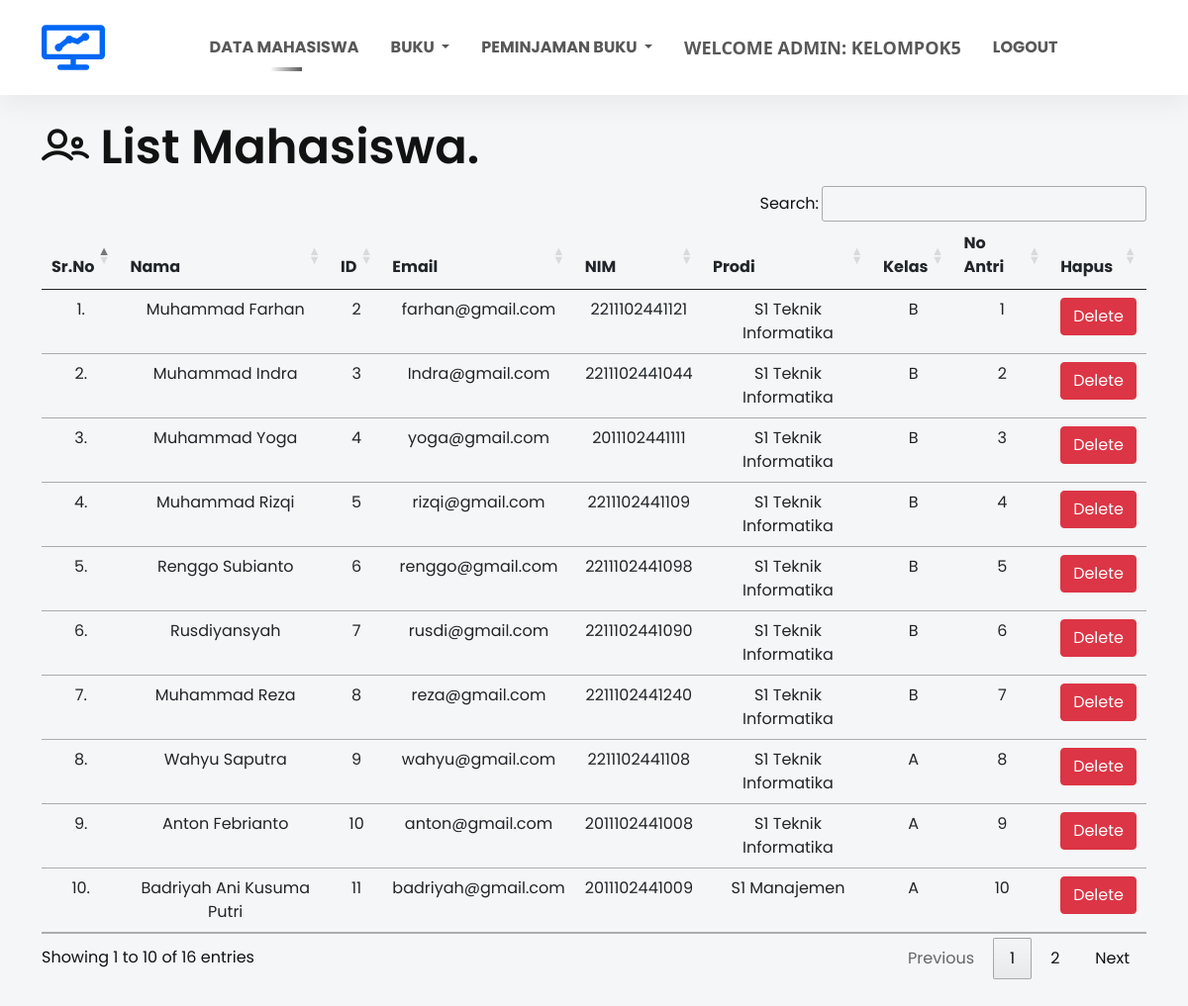
The app's page /list_mahasiswa/ (signed in) with its own data.
### sistem_perpus/models.py (models this page shows, shortened)
class Mahasiswa(models.Model):
    user = models.OneToOneField(User, on_delete=models.CASCADE)
    nim = models.CharField(max_length=13, blank=True, unique=True)
    kelas = models.CharField(max_length=10)
    jurusan = models.CharField(max_length=200)
    no_antri = models.CharField(max_length=3, blank=True)
    image = models.ImageField(upload_to="", blank=True)

### sistem_perpus/views.py (the view)
# urls.py: path("list_mahasiswa/", list_mahasiswa, name="list_mahasiswa"),
@login_required(login_url = '/admin_login')
def list_mahasiswa(request):
    template_name = "list_mahasiswa.html"
    list_mahasiswa = Mahasiswa.objects.all()
    context = {
        'list_mahasiswa':list_mahasiswa
    }
    return render(request, template_name, context)

### templates/list_mahasiswa.html (shortened to what this page needs)
{% extends 'admin_navbar.html' %}
{% load static %}
{% block body %}
<section id="contact" class="contact-area">
    <div class="container">
        <div class="row">
            <div class="col-lg-12">
                <h1 class="contact-title pb-10"><i class="lni lni-users"></i> List <span>Mahasiswa.</span></h1>
                    <table class="table table-hover" id="example">
                        <thead>
                            <tr class="text-center">
                                <th>Sr.No</th>
                                <th>Nama</th>
                                <th>ID</th>
                                <th>Email</th>
                                <th>NIM</th>
                                <th>Prodi</th>
                                <th>Kelas</th>
                                <th>No Antri</th>
                                <th>Hapus</th>
                            </tr>
                        </thead>
                        <tbody>
                            {% for mahasiswa in list_mahasiswa %}
                            <tr class="text-center">
                                <td>{{forloop.counter}}.</td>
                                <td>{{mahasiswa.user.get_full_name}}</td>
                                <td>{{mahasiswa.user.id}}</td>
                                <td>{{mahasiswa.user.email}}</td>
                                <td>{{mahasiswa.nim}}</td>
                                <td>{{mahasiswa.jurusan}}</td>
                                <td>{{mahasiswa.kelas}}</td>
                                <td>{{mahasiswa.no_antri}}</td>
                                <td><a href="/delete_mahasiswa/{{mahasiswa.id}}/" class="btn btn-danger" onclick="return confirm('Apakah Anda yakin ingin menghapus Mahasiswa ini?')">Delete</a></td>
                            </tr>
                            {% endfor %}
                        </tbody>
                    </table>
            </div>
        </div>
    </div>
</section>
{% endblock %}

### templates/admin_navbar.html (shortened to what this page needs)
{% load static %}
<!doctype html>
<html lang="en">
  <head>
    <link href="https://cdn.jsdelivr.net/npm/bootstrap@5.1.0/dist/css/bootstrap.min.css" rel="stylesheet">
    <link rel="stylesheet" href="https://cdn.datatables.net/1.10.25/css/jquery.dataTables.min.css">
    <link rel="stylesheet" href="https://cdn.datatables.net/buttons/1.7.1/css/buttons.dataTables.min.css">
    <link rel="stylesheet" href="{% static 'frontend/assets/css/magnific-popup.css' %}">
    <link rel="stylesheet" href="{% static 'frontend/assets/css/slick.css' %}">
    <link rel="stylesheet" href="{% static 'frontend/assets/css/LineIcons.css' %}">
    <link rel="stylesheet" href="{% static 'frontend/assets/css/default.css' %}">
    <link rel="stylesheet" href="{% static 'frontend/assets/css/style.css' %}">
  </head>
  <body>
    <section class="navbar-area sticky">
      <div class="container">
        <div class="row">
          <div class="col-lg-12">
            <nav class="navbar navbar-expand-lg sticky">
              <a class="navbar-brand" href="#">
                <img src="{% static 'frontend/assets/images/logo-2.svg' %}" alt="Logo">
              </a>
              <div class="collapse navbar-collapse sub-menu-bar" id="navbarTwo">
                <ul class="navbar-nav m-auto">
                  <li class="nav-item" id="dataMahasiswa"><a class="nav-link"  href="/list_mahasiswa/">Data Mahasiswa</a></li>
                  <li class="nav-item dropdown">
                    <a class="nav-link dropdown-toggle" href="#" id="navbarDropdown" role="button" data-bs-toggle="dropdown" aria-expanded="false">
                      Buku
                    </a>
                  </li>
                  <li class="nav-item dropdown">
                    <a class="nav-link dropdown-toggle" href="#" id="navbarDropdown" role="button" data-bs-toggle="dropdown" aria-expanded="false">
                      Peminjaman Buku
                    </a>
                  </li>
                  <li class="nav-item">
                    <a style="font-weight:600; font-family:'Segoe UI', Tahoma, Geneva, Verdana, sans-serif; font-size: large;" class="nav-link active" href="#">Welcome Admin: {{request.user}}</a>
                  </li>
                  <li class="nav-item">
                    <a class="nav-link" aria-current="page" href="/logout/">Logout</a>
                  </li>
                </ul>
              </div>
            </nav>
          </div>
        </div>
      </div>
    </section>
      {% block body %}
      {% endblock %}
  </body>
</html>

### static/frontend/assets/css/default.css (style rules this page uses)
.pb-10 { padding-bottom: 10px; }

### records on screen
Mahasiswa: user.get_full_name "Muhammad Farhan", user.id "2", user.email "farhan@gmail.com", nim "2211102441121", jurusan "S1 Teknik Informatika", kelas "B", no_antri "1"
Mahasiswa: user.get_full_name "Muhammad Indra", user.id "3", user.email "Indra@gmail.com", nim "2211102441044", jurusan "S1 Teknik Informatika", kelas "B", no_antri "2"
Mahasiswa: user.get_full_name "Muhammad Yoga", user.id "4", user.email "yoga@gmail.com", nim "2011102441111", jurusan "S1 Teknik Informatika", kelas "B", no_antri "3"
Mahasiswa: user.get_full_name "Muhammad Rizqi", user.id "5", user.email "rizqi@gmail.com", nim "2211102441109", jurusan "S1 Teknik Informatika", kelas "B", no_antri "4"
Mahasiswa: user.get_full_name "Renggo Subianto", user.id "6", user.email "renggo@gmail.com", nim "2211102441098", jurusan "S1 Teknik Informatika", kelas "B", no_antri "5"
Mahasiswa: user.get_full_name "Rusdiyansyah", user.id "7", user.email "rusdi@gmail.com", nim "2211102441090", jurusan "S1 Teknik Informatika", kelas "B", no_antri "6"
Mahasiswa: user.get_full_name "Muhammad Reza", user.id "8", user.email "reza@gmail.com", nim "2211102441240", jurusan "S1 Teknik Informatika", kelas "B", no_antri "7"
Mahasiswa: user.get_full_name "Wahyu Saputra", user.id "9", user.email "wahyu@gmail.com", nim "2211102441108", jurusan "S1 Teknik Informatika", kelas "A", no_antri "8"
Mahasiswa: user.get_full_name "Anton Febrianto", user.id "10", user.email "anton@gmail.com", nim "2011102441008", jurusan "S1 Teknik Informatika", kelas "A", no_antri "9"
Mahasiswa: user.get_full_name "Badriyah Ani Kusuma Putri", user.id "11", user.email "badriyah@gmail.com", nim "2011102441009", jurusan "S1 Manajemen", kelas "A", no_antri "10"

### other values on screen
{{ request.user }} "KELOMPOK5"
